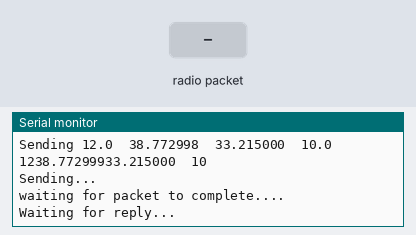
Simulated run of this sketch. Board: Arduino Uno, built with avr-gcc and run on an emulated ATmega328P. Parts: the last lines printed to the serial monitor. The inputs (shaded band) are chosen by the test bench. No radio packets arrive unless stated.

Above: at 1.3 s.
1.4 s: radio packet "1" arrives
At 3.3 s:
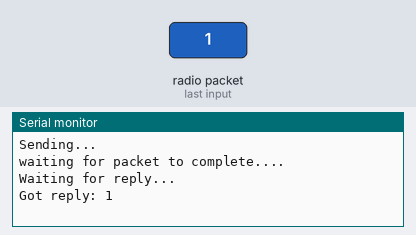
4.4 s: radio packet "0" arrives
At 5.2 s:
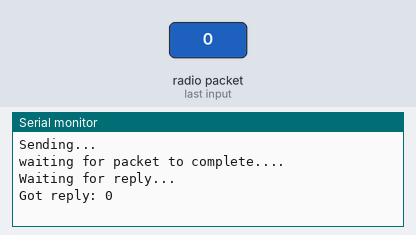
5.9 s: radio packet "2" arrives
At 6.7 s:
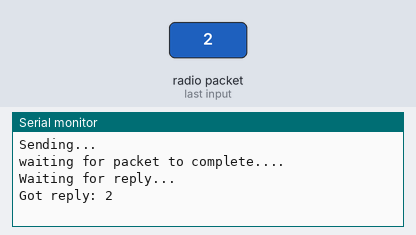

Measured:
- after the input at 1.4 s, the serial monitor: prints a new line after 1.1 s (image 1)
- after the input at 4.4 s, the serial monitor: prints a new line at once (image 2)
- after the input at 5.9 s, the serial monitor: prints a new line at once (image 3)

The sketch:

RFM95W_TX.ino
```cpp
#include <SPI.h>
#include <RH_RF95.h>
#include <string.h>

//In this instructable I don't use a sensor to generate data. If you wan't to
//send sensordata you need to attach a sensor and write this to a variable
//Set the temp variable.
float sat = 12.0;
float lat = 38.7730000;
float lon = 33.2150000;
float alt = 10.0; //m cinsinden
int s=0;

//Pin 11 on the arduino is het MOSI pin master out slave in for data from arduino to radio
//Pin 12 on the arduino is the MISO pin master in slave out for data from radio to the arduino
//Pin 13 on the arduino is the sck pin is the clock pin

//Following pins can be any digital pin on the arduino
//Pin 2 is the reset pin for the radio low sets it into reset
#define RESET 2

//Pin 3 used for interrupt request notification
#define DIO0 3

//Pin 4 is dropped low to start SPI transaction
#define NSS 4

//Define your frequency.
//Check the allowed frequencies in your country and the
//frequency on the back of your board.
//#define FREQ 868.0 //433.0 //915.0
#define FREQ 433.0

//construct the lora connection
RH_RF95 rf95(NSS, DIO0);

void setup()
{
  //Reset the module
  pinMode(RESET, OUTPUT);
  digitalWrite(RESET, HIGH);

  //Start serial communication
  while(!Serial);
  Serial.begin(9600);
  delay(100);

  digitalWrite(RESET, LOW);
  delay(10);
  digitalWrite(RESET, HIGH);
  delay(10);

  //initialize the lora connection
  while(!rf95.init()) {
  Serial.println("Initializing...");
  while (1);
  }
  Serial.println("Succeeded");

  //set the lora frequency
  if (!rf95.setFrequency(FREQ)) {
    Serial.println("Cant set frequency");
    while (1);
  }
  Serial.print("Set freq to: "); Serial.println(FREQ);
  //set the transmission power from 5 to 23
  rf95.setTxPower(5, false);
}

void loop()
{
  while(true){
    //send the value of the variable variable to the server
    Serial.println("sending to receiver");
    char radiopacket[25]= "";
    char packet0[2]="";
    char packet1[6]="";
    char packet2[6]="";
    char packet3[4]="";
    //convert a float value to a char

    dtostrf(sat,1,0,packet0);       //fonksiyon detayları : http://nongnu.org/avr-libc/user-manual/group__avr__stdlib.html#ga060c998e77fb5fc0d3168b3ce8771d42
    strcat(radiopacket, packet0);   //append char fonksiyonu
    dtostrf(lat,8,6,packet1);
    strcat(radiopacket, packet1);
    dtostrf(lon,8,6,packet2);
    strcat(radiopacket, packet2);
    dtostrf(alt,4,0,packet3);
    strcat(radiopacket, packet3);

    Serial.println(sizeof(radiopacket));

    Serial.print("Sending ");
    Serial.print(sat,1);
    Serial.print("  ");
    Serial.print(lat,6);
    Serial.print("  ");
    Serial.print(lon,6);
    Serial.print("  ");
    Serial.print(alt,1);
    Serial.print("  ");
    Serial.println(radiopacket);
    Serial.println("Sending...");
    delay(10);
    rf95.send((uint8_t *) radiopacket, 25);

    ///////////////////////////////////////////////////////////////////////////////////////////////////////////////
    //  Gonderilen veri paketi 1238.77344933.2152791500 ilk 2 digit uydu sayısı,sonraki 9digit lat, sonraki 9 digit lon, sonraki 4 digit altitude
    //  uydu sayısı : 12
    //  lat : 38.773449
    //  lon : 33.215279
    //  alt : 1500 m cinsinden
    ///////////////////////////////////////////////////////////////////////////////////////////////////////////////

    Serial.println("waiting for packet to complete....");
    delay(10);
    rf95.waitPacketSent();

    //waiting for reply
    uint8_t buf[RH_RF95_MAX_MESSAGE_LEN];
    uint8_t len = sizeof(buf);

    Serial.println("Waiting for reply...");
    lat+=0.00001;
    lon+=0.00001;
    if (alt<1000){
      if(s==0){alt+=50;}
      else if(s==1){alt-=50;
        if (alt<=0){
          s=2;
          alt=0;}
        }
      }
    if (alt<1400 and alt>=1000){
      if(s==0){alt+=30;}
      else{alt-=30;}
      }
    if (alt<1500 and alt>=1400){
      if(s==0){alt+=10;}
      else{alt-=10;}
      }
    if (alt>=1500){
      s=1;
      alt-=10;
    }
    delay(10);

    if(rf95.waitAvailableTimeout(1000))
    {
      //Print the message
      if(rf95.recv(buf, &len))
      {
        Serial.print("Got reply: ");
        Serial.println((char*)buf);
        //If you like to print the signal strength
        //Serial.println("RSSI: " rf95.lastRssi(), DEC);
      }
      else
      {
        Serial.println("failed");
      }
    }
    else
    {
      Serial.println("no reply");
    }
    delay(1000);
  }
}
```
